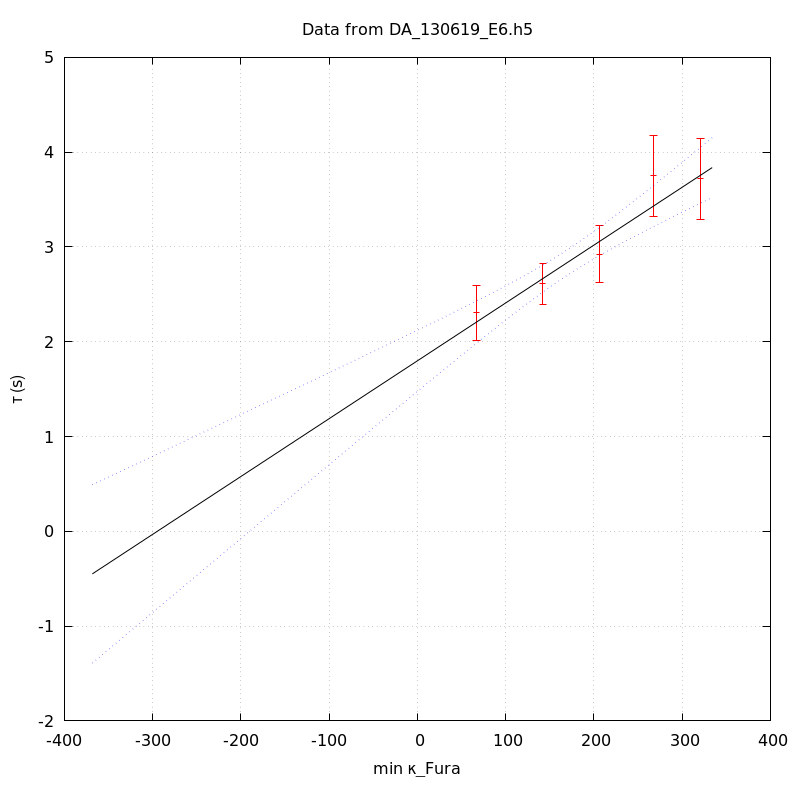

The gnuplot source for this figure:
unset key
set grid
set ylabel 'τ (s)'
set xlabel 'min κ_Fura' noenhanced
set title 'Data from DA_130619_E6.h5' noenhanced
set xrange [-1000<*:*]
plot 'DA_130619_E6_aba_tau_vs_min_kappa' index 0 using 1:2:(1.96*$3) linecolor rgb 'red' with yerrorbars,\
'' index 1 using 1:2 with lines linecolor rgb 'black',\
'' index 1 using 1:3 with lines linecolor rgb 'blue' lt 'dotted',\
'' index 1 using 1:4 with lines linecolor rgb 'blue' lt 'dotted'
